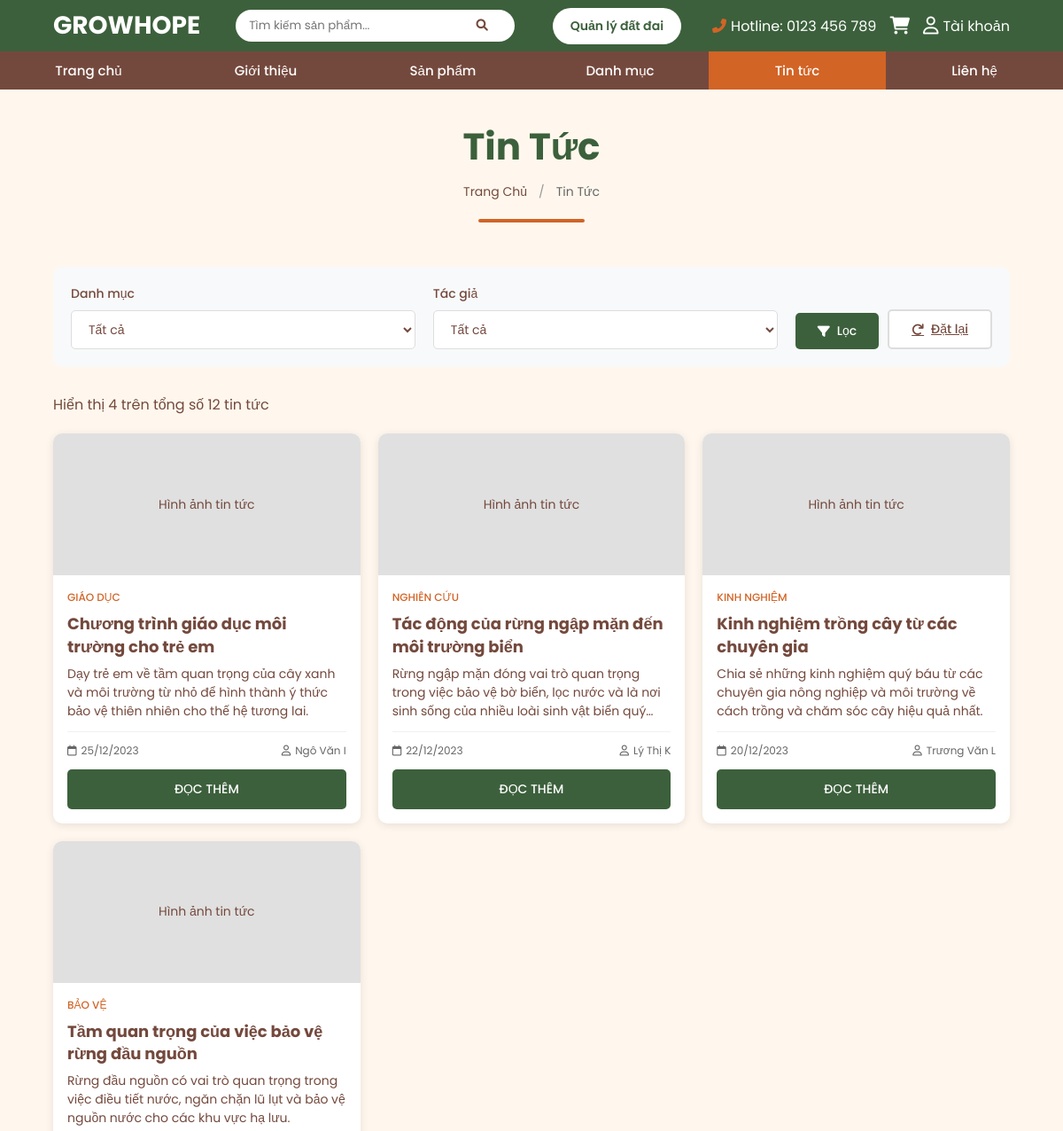
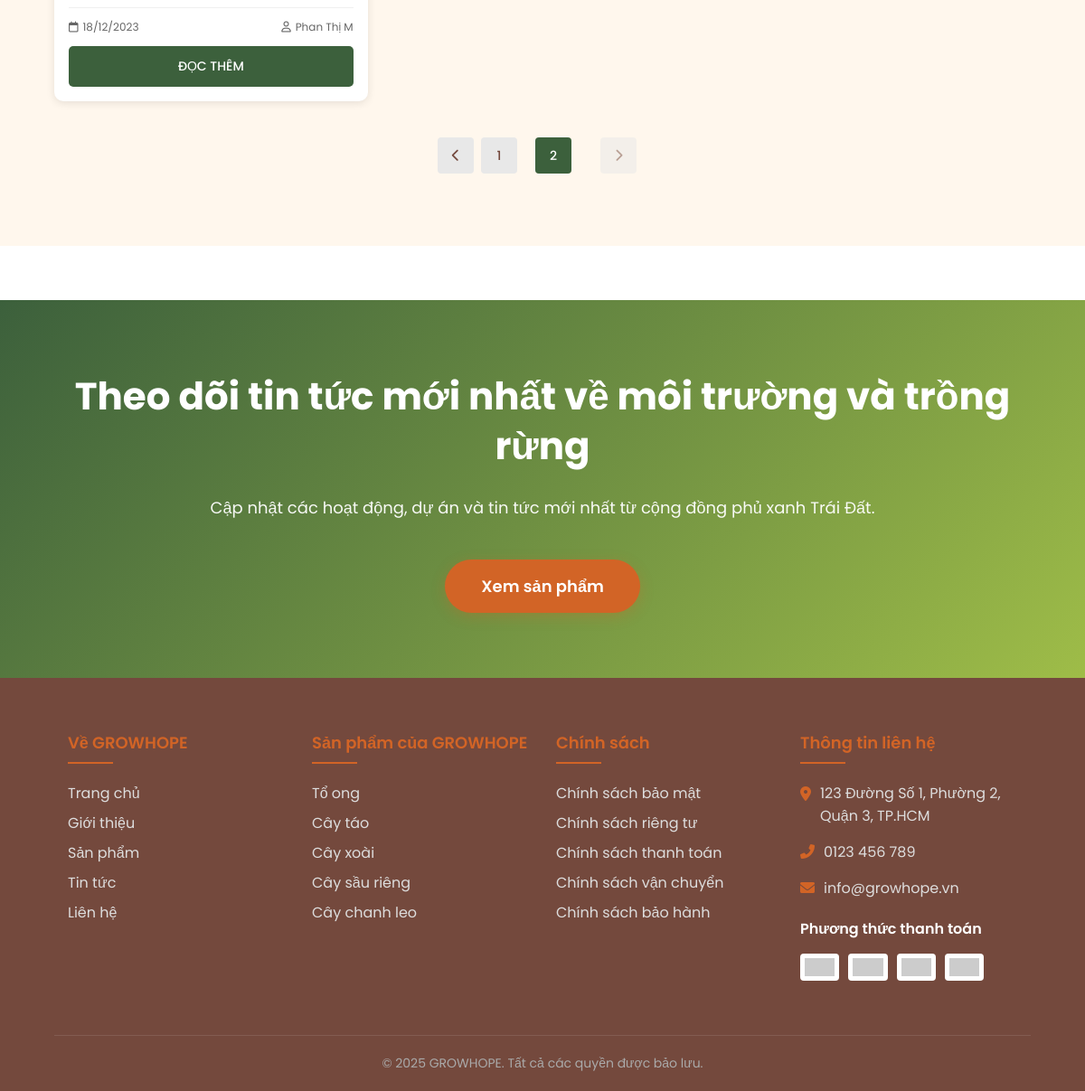
Screenshot of /public/news.php?page=2 with the database file from the repository (2 pictures, top to bottom).
### tables this page shows
CREATE TABLE news (
    news_id INT AUTO_INCREMENT PRIMARY KEY,
    title VARCHAR(255) NOT NULL,
    slug VARCHAR(255) NOT NULL UNIQUE,
    publish_date DATE NOT NULL,
    author VARCHAR(255) NOT NULL,
    category VARCHAR(255) NOT NULL,
    excerpt TEXT,
    description TEXT,
    content LONGTEXT,
    created_at TIMESTAMP DEFAULT CURRENT_TIMESTAMP
);

### public/news.php (the view, shortened to what this page needs)
<?php
require_once '../includes/database.php';
try {
    $pdo = getPDO();
} catch (RuntimeException $e) {
    $pdo = null;
}
$news = [];
$total_news = 0;
if ($pdo) {
    try {
        $where_conditions = [];
        $where_sql = !empty($where_conditions) ? 'WHERE ' . implode(' AND ', $where_conditions) : '';
        $count_sql = "SELECT COUNT(*) FROM news $where_sql";
        $countStmt = $pdo->prepare($count_sql);
        $countStmt->execute();
        $total_news = (int) $countStmt->fetchColumn();
        $items_per_page = PAGINATION_NEWS_PER_PAGE;
        $page = isset($_GET['page']) ? max(1, (int)$_GET['page']) : 1;
        $offset = ($page - 1) * $items_per_page;
        $news_sql = "SELECT news_id, title, slug, publish_date, author, category, excerpt, description
                     FROM news
                     $where_sql
                     ORDER BY publish_date DESC, created_at DESC
                     LIMIT :limit OFFSET :offset";
        $newsStmt = $pdo->prepare($news_sql);
        $newsStmt->bindValue(':limit', $items_per_page, PDO::PARAM_INT);
        $newsStmt->bindValue(':offset', $offset, PDO::PARAM_INT);
        $newsStmt->execute();
        $news = $newsStmt->fetchAll();
    } catch (PDOException $e) {
        $news = [];
        $total_news = 0;
    }
}
include '../includes/header.php';
?>
<main style="min-height: 60vh; padding: 0; background-color: var(--light);">
    <?php
    include __DIR__ . '/../includes/components/page-header.php';
    ?>
    <div class="news-container">
        <?php
        include __DIR__ . '/../includes/components/filter.php';
        ?>
        <div class="news-info">
            Hiển thị <span id="display-count"><?php echo count($news); ?></span> trên tổng số <span id="total-count"><?php echo $total_news; ?></span> tin tức
        </div>
        <?php if (empty($news)): ?>
            <div class="no-news">
                <i class="fas fa-newspaper"></i>
                <h3>Chưa có tin tức nào</h3>
                <p>Hiện tại chưa có tin tức nào được đăng tải.</p>
            </div>
        <?php else: ?>
            <div class="news-grid">
                <?php foreach ($news as $item): ?>
                    <div class="news-card">
                        <div class="news-image">
                            <div class="news-image-placeholder">Hình ảnh tin tức</div>
                        </div>
                        <div class="news-info-card">
                            <div class="news-category"><?php echo htmlspecialchars($item['category']); ?></div>
                            <h3 class="news-title">
                                <a href="../views/news-detail.php?slug=<?php echo htmlspecialchars($item['slug']); ?>">
                                    <?php echo htmlspecialchars($item['title']); ?>
                                </a>
                            </h3>
                            <p class="news-excerpt">
                                <?php echo htmlspecialchars($item['excerpt'] ?: $item['description']); ?>
                            </p>
                            <div class="news-meta">
                                <div class="news-date">
                                    <i class="far fa-calendar"></i>
                                    <?php echo date('d/m/Y', strtotime($item['publish_date'])); ?>
                                </div>
                                <div class="news-author">
                                    <i class="far fa-user"></i>
                                    <?php echo htmlspecialchars($item['author']); ?>
                                </div>
                            </div>
                            <a href="../views/news-detail.php?slug=<?php echo htmlspecialchars($item['slug']); ?>" class="read-more-btn">
                                ĐỌC THÊM
                            </a>
                        </div>
                    </div>
                <?php endforeach; ?>
            </div>
        <?php endif; ?>
        <?php
        include __DIR__ . '/../includes/components/pagination.php';
        ?>
    </div>
</main>
<?php
include '../includes/components/cta-section.php';
?>
<?php include '../includes/footer.php'; ?>

### rows the page displays
news: category "GIÁO DỤC", title "Chương trình giáo dục môi trường cho trẻ em", excerpt "Dạy trẻ em về tầm quan trọng của cây xanh và môi trường từ nhỏ để hình thành ý thức bảo vệ thiên nhiên cho thế hệ tương lai.", publish_date "25/12/2023", author "Ngô Văn I"
news: category "NGHIÊN CỨU", title "Tác động của rừng ngập mặn đến môi trường biển", excerpt "Rừng ngập mặn đóng vai trò quan trọng trong việc bảo vệ bờ biển, lọc nước và là nơi sinh sống của nhiều loài sinh vật biển…", publish_date "22/12/2023", author "Lý Thị K"
news: category "KINH NGHIỆM", title "Kinh nghiệm trồng cây từ các chuyên gia", excerpt "Chia sẻ những kinh nghiệm quý báu từ các chuyên gia nông nghiệp và môi trường về cách trồng và chăm sóc cây hiệu quả nhất.", publish_date "20/12/2023", author "Trương Văn L"
news: category "BẢO VỆ", title "Tầm quan trọng của việc bảo vệ rừng đầu nguồn", excerpt "Rừng đầu nguồn có vai trò quan trọng trong việc điều tiết nước, ngăn chặn lũ lụt và bảo vệ nguồn nước cho các khu vực hạ lưu.", publish_date "18/12/2023", author "Phan Thị M"

### other values shown
BRAND_NAME "GROWHOPE"
CONTACT_HOTLINE "0123 456 789"
$current_user_name "Tài khoản"
$page_title "Tin Tức"
$crumb['text'] "Trang Chủ"
$crumb['text'] "Tin Tức"
$field_label "Danh mục"
$field_label "Tác giả"
count($news) "4"
$total_news "12"
$cta_heading "Theo dõi tin tức mới nhất về môi trường và trồng rừng"
$cta_description "Cập nhật các hoạt động, dự án và tin tức mới nhất từ cộng đồng phủ xanh Trái Đất."
$cta_button_text "Xem sản phẩm"
CONTACT_ADDRESS "123 Đường Số 1, Phường 2, Quận 3, TP.HCM"
CONTACT_PHONE "0123 456 789"
